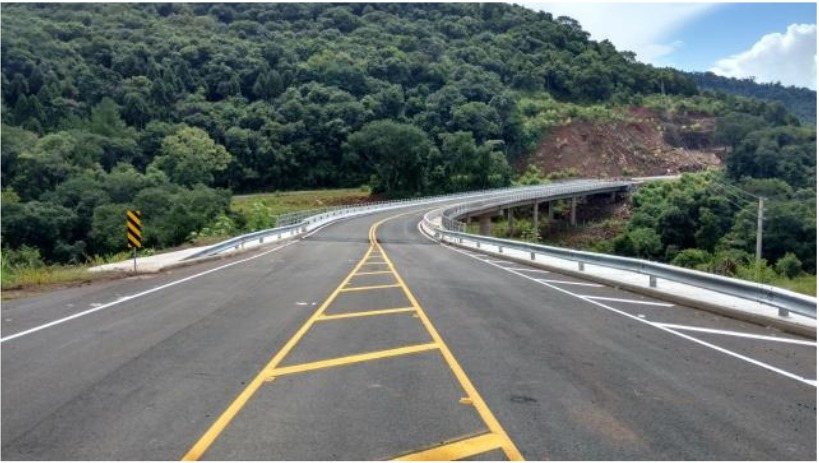
#> input picture Trailhead PDI/imgs/Ponte.jpg, 819 x 463 px
$ python '2.4-Rotacionando uma imagem.py'
#> lines starting #> are read from the running program, lines starting #| are printed output that depends on the picture
import cv2
img = cv2.imread('imgs/Ponte.jpg')
#> img is the input picture: shape (463, 819, 3); mean B, G, R 105.8, 109.8, 102.1
(alt, lar) = img.shape[:2]  # captura altura e largura
#> alt = 463; lar = 819
centro = (lar // 2, alt // 2)  # acha o centro
#> centro = (409, 231)
M = cv2.getRotationMatrix2D(centro, 30, 1.0)  # 30 graus
img_rotacionada = cv2.warpAffine(img, M, (lar, alt))
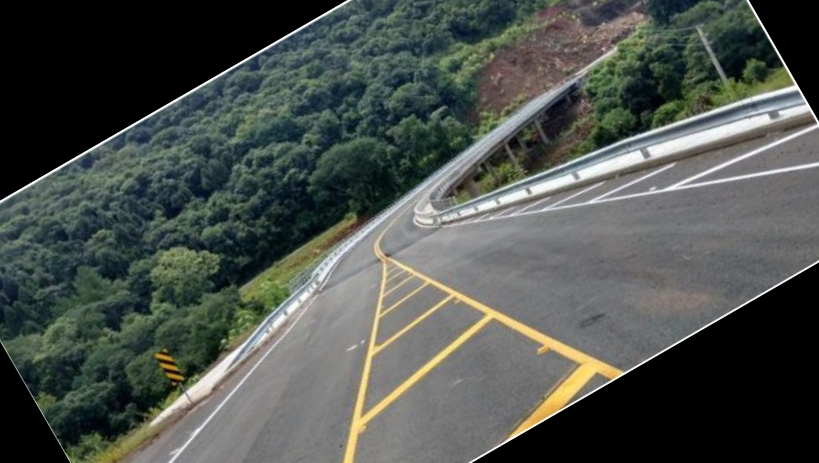
#> img_rotacionada: shape (463, 819, 3); mean B, G, R 76.9, 81.8, 76.2
cv2.imshow("Imagem rotacionada em 30 graus", img_rotacionada)
cv2.waitKey(0)

$ run again, with Trailhead PDI/imgs/flipped_seville.png saved as Trailhead PDI/imgs/Ponte.jpg
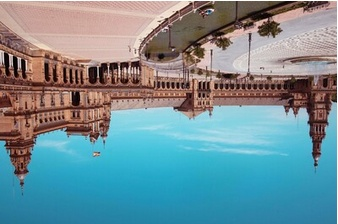
#> input picture Trailhead PDI/imgs/flipped_seville.png, 338 x 224 px
#> img is the input picture: shape (224, 338, 3); mean B, G, R 150.8, 143, 114.1
#> `img_rotacionada = cv2.warpAffine(img, M, (lar, alt))`:
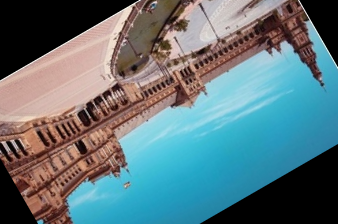
#> img_rotacionada: shape (224, 338, 3); mean B, G, R 123.9, 118.3, 95.7
